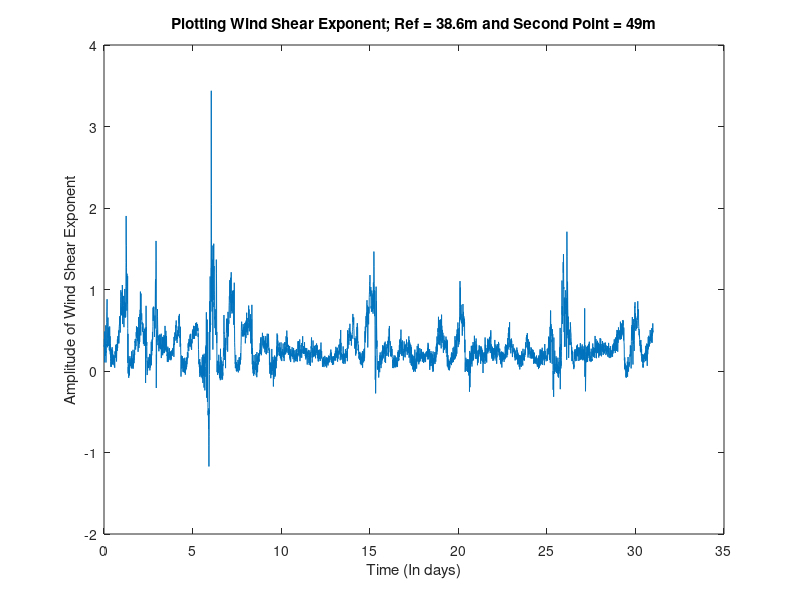
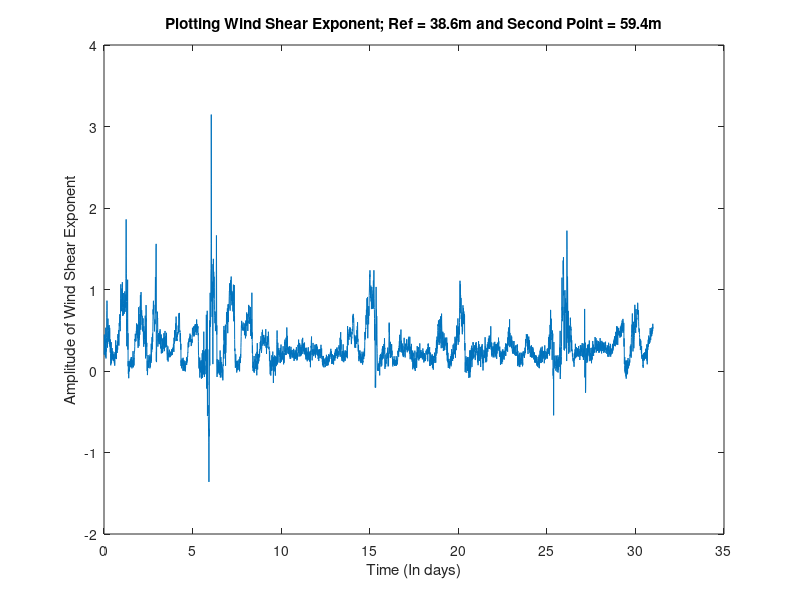
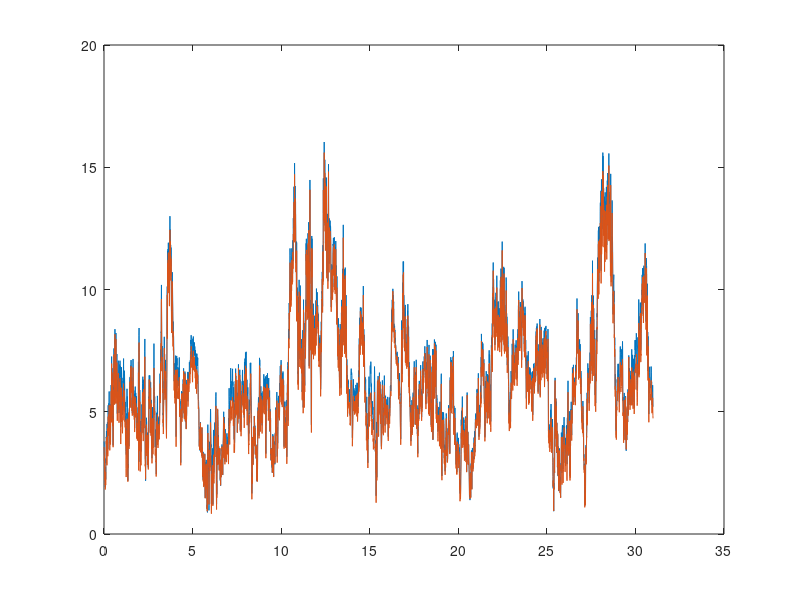
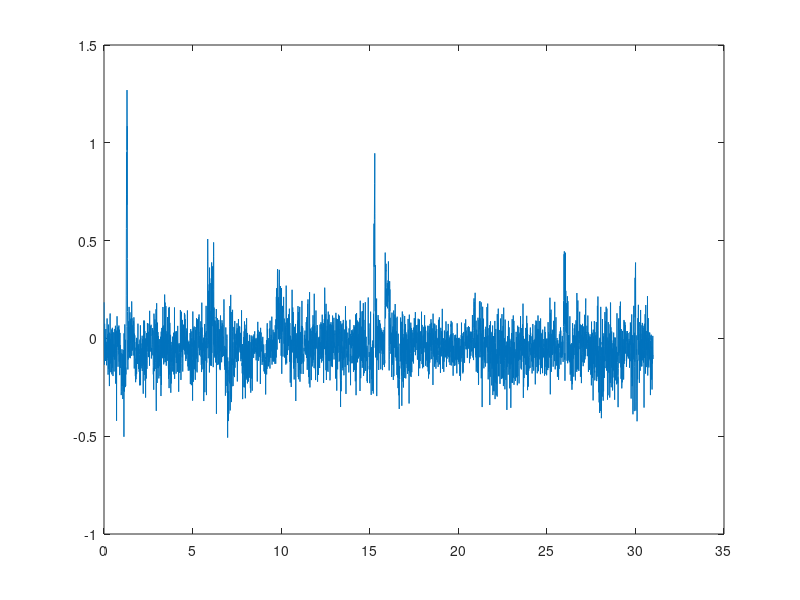

Recreate these plots in MATLAB, in order.
%% EE 420 Lab 4 Wind Resource Assessment 
clear all
close all
% Author: Joshua Cinco and Joeny Zhen 

% Equation: (v/v0) = (H/H0)^alpha;
% Where alpha is the wind shear exponent -- Also known as the friction
% coefficient

%% Part 2
% 10 Minute Interval
% Reference Velocity At Position = 38.6 m
% Wind Speed at Second Point at Position = 40 m

v_test = csvread('WindData.csv', 56, 0);
ten_t_vec = v_test(:, 4);
day = v_test(:, 3);
hours = floor(ten_t_vec/100);
minutes = ten_t_vec - (hours*100);
time = (day-1) + (hours./24) + (minutes./(24*60));
H = 49;
H0 = 38.6;
V0 = v_test(:, 5);
V_49 = v_test(:, 9);
v_ratio = V_49./V0;
h_ratio = H./H0;
alpha = log(v_ratio)./log(h_ratio);
figure(1)
plot(time(1:(end-1)), alpha(1:(end-1)));
xlabel('Time (In days)');
ylabel('Amplitude of Wind Shear Exponent');
title('Plotting Wind Shear Exponent; Ref = 38.6m and Second Point = 49m')

%% Part 3 
H_new = 59.4;
H0_new = 38.6;
V0_new = v_test(:, 5);
V_59 = v_test(:, 13);
v_ratio_new = V_59./V0_new;
h_ratio_new = H_new./H0_new;

alpha_new = log(v_ratio_new)./log(h_ratio_new);
figure(2)
plot(time(1:(end-1)), alpha_new(1:(end-1)));
xlabel('Time (In days)');
ylabel('Amplitude of Wind Shear Exponent');
title('Plotting Wind Shear Exponent; Ref = 38.6m and Second Point = 59.4m')

%% Part 4

H_4 = 59.4;
H0_4 = 38.6;
h_ratio_4 = H_4./H0_4;
v_ratio_4 = (h_ratio_4).^(alpha);
V0_4 = v_test(:, 5);
V_4 = V0_4.*v_ratio_4;
figure(3);
plot(time(1:(end-1)), V_4(1:(end-1)));
hold on
plot(time(1:(end-1)), V_49(1:(end-1)));

Error = V_4 - V_59;

figure(4);
plot(time(1:(end-1)), Error(1:(end-1)));

Error_5_4 = V_59 - V_49;
figure(5);
plot(time(1:(end-1)), Error_5_4(1:(end-1)));

%% Part 5
H_80 = 80;
H0_80 = 38.6;
h_ratio_80 = H_80./H0_80;
v_ratio_80 = (h_ratio_80).^alpha_new;
V0_80 = v_test(:, 5);
V_80 = V0_80.*v_ratio_80;
plot(time(1:(end-1)), V_80(1:(end-1)));